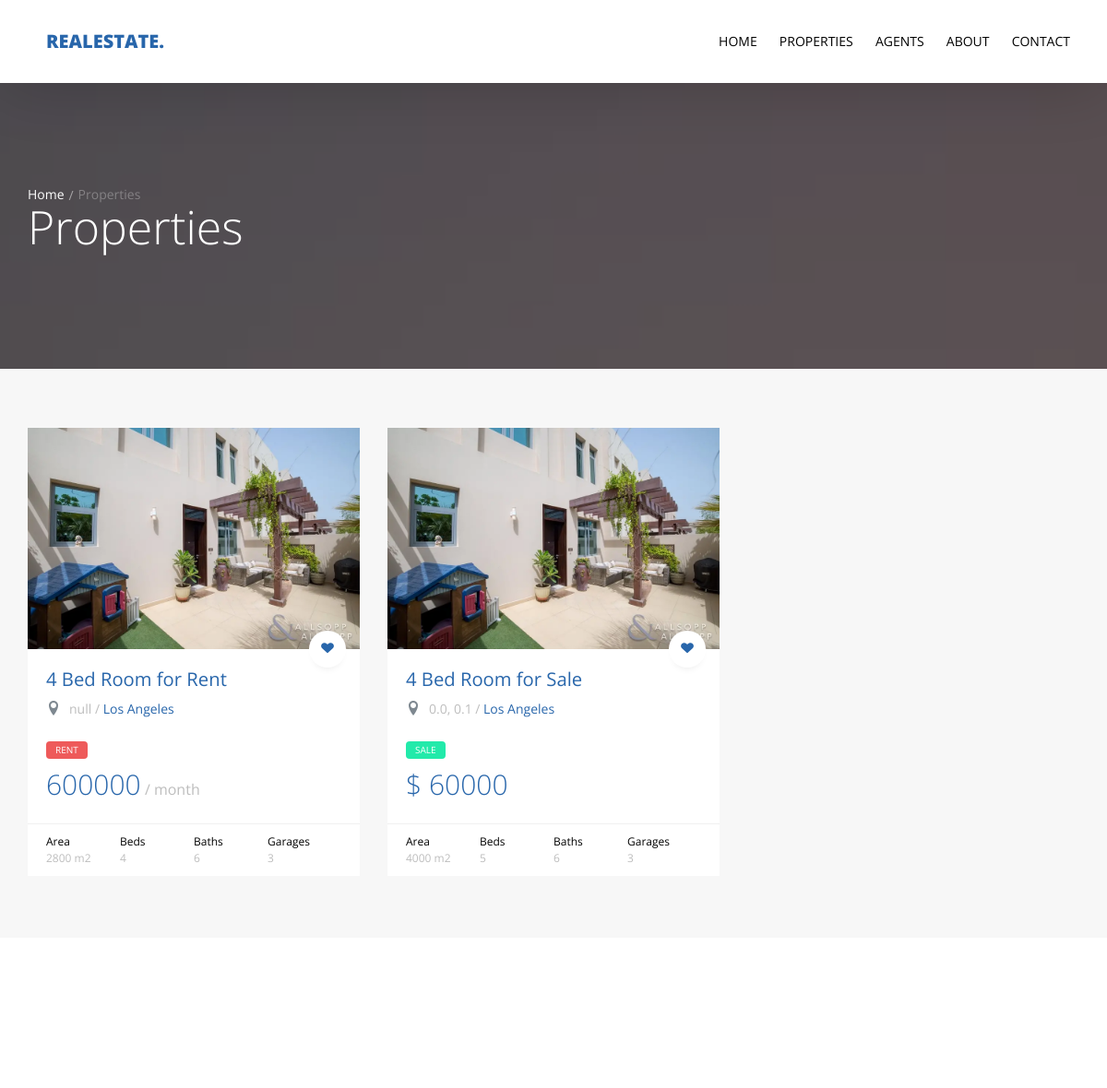
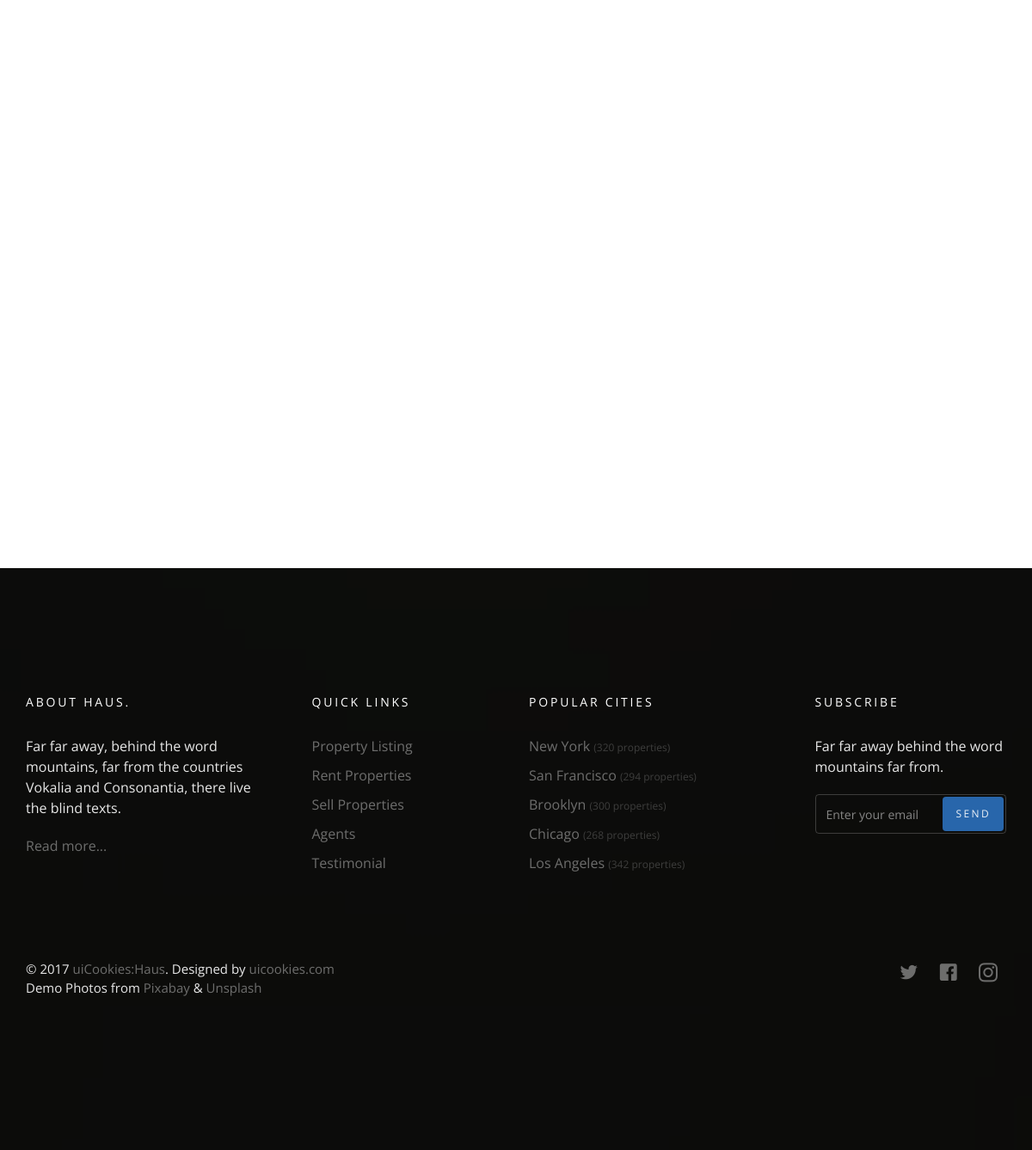
/properties/neighbors/4, run on the app's committed database (2 pictures, top to bottom).
### properties/models.py (models this page shows)
class Property(models.Model):
    name = models.CharField(max_length=150)
    location = models.CharField(max_length=50, null=True, default="null")
    state = models.ForeignKey('States', null=True, on_delete=models.SET_NULL)
    type = models.CharField(choices=pr_type, max_length=50)
    price = models.PositiveIntegerField()
    area = models.PositiveIntegerField()
    beds = models.PositiveIntegerField()
    baths = models.PositiveIntegerField()
    garages = models.PositiveIntegerField()
    image = models.ImageField(upload_to='property_images/', default='property_images/default.png')
    ads_id = models.CharField(max_length=8, default=ads_keys, editable=True)
    featured = models.CharField(choices=pr_featured, max_length=50, default="No")
    def __str__(self):
        return self.name
    class Meta:
        verbose_name = "Property"
        verbose_name_plural = "Properties"

class States(models.Model):
    name = models.CharField(max_length=50)
    image = models.ImageField(upload_to='state_images/', default='state_images/default.png')
    def __str__(self):
        return self.name
    class Meta:
        verbose_name = "State"
        verbose_name_plural = "States"

### properties/views.py (the view)
# urls.py: path('neighbors/', property_neighbors, name='property_neighbors'),
def property_neighbors(request, id):
    property_neighbors = Property.objects.all().filter(state=id)
    state_list = States.objects.annotate(property_count=Count('property')).values('name', 'property_count', 'image',
                                                                                  'id')
    template = 'properties/list_neighbors.html'
    context = {
        'property_neighbors': property_neighbors,
        'state_list': state_list
    }
    return render(request, template, context)

### templates/properties/list_neighbors.html (shortened to what this page needs)
{% extends 'base.html' %}
{% load static %}
{% block body %}
  <section class="probootstrap-slider flexslider2 page-inner">
    <div class="overlay"></div>
    <div class="probootstrap-wrap-banner">
      <div class="container">
        <div class="row">
          <div class="col-md-8">
            <div class="page-title probootstrap-animate">
              <div class="probootstrap-breadcrumbs">
                <a href="#">Home</a><span>Properties</span>
              </div>
              <h1>Properties</h1>
            </div>
          </div>
        </div>
      </div>
    </div>
    <ul class="slides">
      <li style="background-image: url({% static 'img/slider_1.jpg' %});"></li>
    </ul>
  </section>
  <section class="probootstrap-section probootstrap-section-lighter">
    <div class="container">
      <div class="row">
          {% for property in property_neighbors %}
            <div class="col-md-4 col-sm-6">
          <div class="probootstrap-card probootstrap-listing">
            <div class="probootstrap-card-media">
              <img src="{{property.image.url}}" class="img-responsive" alt="Free HTML5 Template by uicookies.com">
              <a href="#" class="probootstrap-love"><i class="icon-heart"></i></a>
            </div>
            <div class="probootstrap-card-text">
                <h2 class="probootstrap-card-heading"><a href="{% url 'properties:property_detail' property.id %}">{{property}}</a></h2>
                <div class="probootstrap-listing-location">
                    <i class="icon-location2"></i> <span>{{property.location}} / <a href="{% url 'properties:property_neighbors' property.state_id %}">{{property.state}}</a></span>
              </div>
                {% ifequal property.type 'Sale' %}
                    <div class="probootstrap-listing-category for-sale"><span>{{property.type}}</span></div>
                    <div class="probootstrap-listing-price"><strong>$ {{property.price}}</strong></div>
                {% endifequal %}
                {% ifequal property.type 'Rent' %}
                    <div class="probootstrap-listing-category for-rent"><span>{{ property.type }}</span></div>
                    <div class="probootstrap-listing-price"><strong>{{ property.price }}</strong> / month</div>
                {% endifequal %}
            </div>
            <div class="probootstrap-card-extra">
              <ul>
                <li>
                  Area
                  <span>{{property.area}} m2</span>
                </li>
                <li>
                  Beds
                  <span>{{ property.beds }}</span>
                </li>
                <li>
                  Baths
                  <span>{{ property.baths }}</span>
                </li>
                <li>
                  Garages
                  <span>{{ property.garages }}</span>
                </li>
              </ul>
            </div>
          </div>
        </div>
          {% endfor %}
      </div>
    </div>
  </section>
  <section class="probootstrap-section">
    <div class="container">
      <div class="row heading">
        <h2 class="mt0 mb50 text-center">Explore Our Neighborhoods</h2>
      </div>
      <div class="row probootstrap-gutter10">
        {% for state in state_list %}
           <div class="col-md-6 col-sm-6">
                <a href="{% url 'properties:property_neighbors' state.id %}" class="probootstrap-hover-overlay">
                    <div class="probootstrap-card-media">
                    <img src="/media/{{ state.image }}" alt="Free Bootstrap Template by uicookies.com" class="img-responsive">
                    </div>
                <div class="probootstrap-text-overlay">
                    <h3>{{state.name}}</h3>
                    <p>{{state.property_count}}</p>
                </div>
                </a>
            </div>
        {% endfor %}
      </div>
    </div>
  </section>
{% endblock %}

### data on the page
Property: image (picture), name "4 Bed Room for Rent", location "null", state "Los Angeles", type "RENT", price "600000", area "2800", beds "4", baths "6", garages "3"
Property: image (picture), name "4 Bed Room for Sale", location "0.0, 0.1", state "Los Angeles", type "SALE", price "60000", area "4000", beds "5", baths "6", garages "3"
